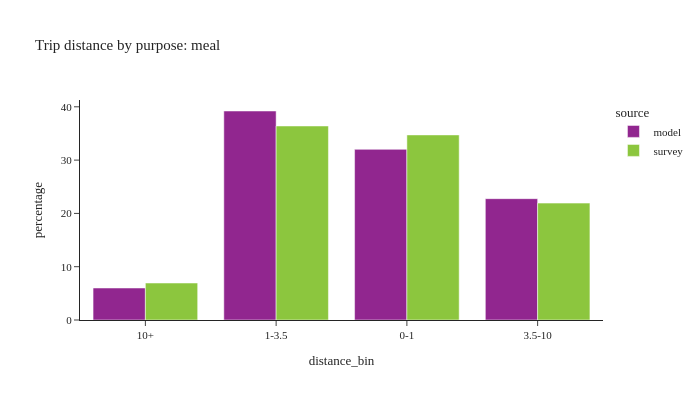

Here is the notebook cell this chart was saved with:
### Code cell
plot_bins(trip, pl.col('dpurp') == 6, 'meal')

### Figure 1 — Plotly figure (JSON) as saved in the notebook; plotly's stock layout.template omitted (floating-point values rounded to 4 significant figures)
{"data": [{"alignmentgroup": "True", "customdata": [[61773], [403480], [329436], [234222]], "hovertemplate": "source=model<br>distance_bin=%{x}<br>percentage=%{y}<br>sample count=%{customdata[0]}<extra></extra>", "legendgroup": "model", "marker": {"color": "#91268F", "pattern": {"shape": ""}}, "name": "model", "offsetgroup": "model", "orientation": "v", "showlegend": true, "textposition": "auto", "type": "bar", "x": ["10+", "1-3.5", "0-1", "3.5-10"], "xaxis": "x", "y": [6.004, 39.21, 32.02, 22.76], "yaxis": "y"}, {"alignmentgroup": "True", "customdata": [[416], [452], [95], [243]], "hovertemplate": "source=survey<br>distance_bin=%{x}<br>percentage=%{y}<br>sample count=%{customdata[0]}<extra></extra>", "legendgroup": "survey", "marker": {"color": "#8CC63E", "pattern": {"shape": ""}}, "name": "survey", "offsetgroup": "survey", "orientation": "v", "showlegend": true, "textposition": "auto", "type": "bar", "x": ["1-3.5", "0-1", "10+", "3.5-10"], "xaxis": "x", "y": [36.4, 34.73, 6.938, 21.93], "yaxis": "y"}], "layout": {"barmode": "group", "font": {"size": 11}, "height": 400, "legend": {"title": {"text": "source"}, "tracegroupgap": 0}, "title": {"text": "Trip distance by purpose: meal"}, "width": 700, "xaxis": {"anchor": "y", "domain": [0.0, 1.0], "title": {"text": "distance_bin"}}, "yaxis": {"anchor": "x", "domain": [0.0, 1.0], "title": {"text": "percentage"}}}}
